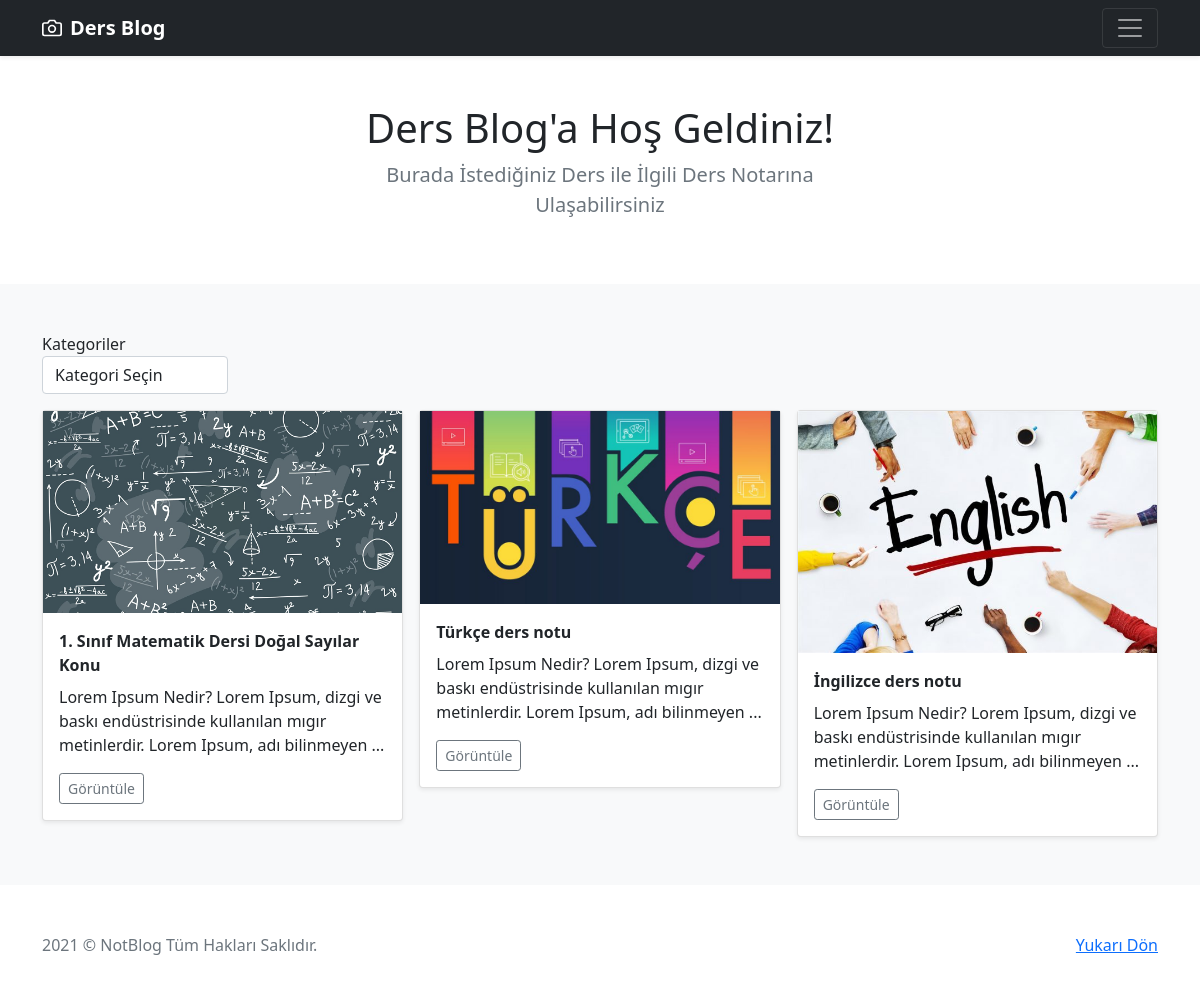
The page / on the database its author committed.
### tables this page shows
CREATE TABLE IF NOT EXISTS `notlar` (
  `not_id` int(10) UNSIGNED NOT NULL AUTO_INCREMENT,
  `kategori_adi` varchar(255) NOT NULL,
  `not_baslik` varchar(255) NOT NULL,
  `not_icerik` text NOT NULL,
  `not_resim` varchar(255) NOT NULL,
  `tarih` timestamp NOT NULL DEFAULT CURRENT_TIMESTAMP,
  PRIMARY KEY (`not_id`)
);

### index.php (the view, shortened to what this page needs)
<!doctype html>
	<html lang="tr">
	<head>
		<link href="https://cdn.jsdelivr.net/npm/bootstrap@5.0.0-beta1/dist/css/bootstrap.min.css" rel="stylesheet">
</head>
<body>
	<header>
		<div class="navbar navbar-dark bg-dark shadow-sm">
			<div class="container">
				<a href="index.php" class="navbar-brand d-flex align-items-center">
					<strong>Ders Blog</strong>
				</a>
				<button class="navbar-toggler" type="button" data-bs-toggle="collapse" data-bs-target="#navbarHeader" aria-controls="navbarHeader" aria-expanded="false" aria-label="Toggle navigation">
					<span class="navbar-toggler-icon"></span>
				</button>
			</div>
		</div>
	</header>
	<main>
		<section class="py-5 text-center container">
			<div class="row ">
				<div class="col-lg-6 col-md-8 mx-auto">
					<h1 class="fw-light">Ders Blog'a Hoş Geldiniz!</h1>
					<p class="lead text-muted">Burada İstediğiniz Ders ile İlgili Ders Notarına Ulaşabilirsiniz</p>
				</div>
			</div>
		</section>
		<div class="album py-5 bg-light">
			<div class="container">
				<?php
				include 'diger/veritabani.php';
				?>
				<div class="form-group col-md-2 ml-auto mb-3">
					<label for="kategori_adi">Kategoriler</label>
					<select name="kategori_adi" id="kategori_adi" class="form-control" onChange="window.location.href=this.value">
						<option value="">Kategori Seçin</option>
					</select>
				</div>
				<div class="row row-cols-1 row-cols-sm-2 row-cols-md-3 g-3">
					<?php
					if (isset($_GET['kategori'])) {
						$query = $db->query("SELECT * FROM notlar WHERE kategori_adi = '{$_GET['kategori']}'", PDO::FETCH_ASSOC);
					}
					else{
						$query = $db->query("SELECT * FROM notlar", PDO::FETCH_ASSOC);
					}
					if ( $query->rowCount() ){
						foreach( $query as $row ){
							?>
							<div class="col">
								<div class="card shadow-sm">
									<img src="admin/<?=$row['not_resim']?>">
									<div class="card-body">
										<div class="card-title">
											<b><?=$row['not_baslik']?></b>
										</div>
										<p class="card-text"><?=substr($row['not_icerik'], 0,126).'...'?></p>
										<div class="d-flex justify-content-between align-items-center">
											<div class="btn-group">
												<a href="sayfalar/detay.php?id=<?=$row['not_id']?>"><button type="button" class="btn btn-sm btn-outline-secondary">Görüntüle</button></a>
											</div>
										</div>
									</div>
								</div>
							</div>
							<?php
						}
					}
					else{
						?>
						<div class="col-6 mx-auto p-3">
							<p>Bu kategoriye ait bir ders notu bulunamadı</p>
						</div>
						<?php
					}
					?>
				</div>
			</div>
		</div>
	</main>
	<footer class="text-muted py-5">
		<div class="container">
			<p class="float-end mb-1">
				<a href="#">Yukarı Dön</a>
			</p>
			<p class="mb-1">2021 &copy; NotBlog Tüm Hakları Saklıdır.</p>
		</div>
	</footer>
</body>
</html>

### rows shown on the page
notlar: shows a picture, not_baslik "1. Sınıf Matematik Dersi Doğal Sayılar Konu", not_icerik "Lorem Ipsum Nedir? Lorem Ipsum, dizgi ve baskı endüstrisinde kullanılan mıgır metinlerdir. Lorem Ipsum, adı bilinmeyen"
notlar: shows a picture, not_baslik "Türkçe ders notu", not_icerik "Lorem Ipsum Nedir? Lorem Ipsum, dizgi ve baskı endüstrisinde kullanılan mıgır metinlerdir. Lorem Ipsum, adı bilinmeyen"
notlar: shows a picture, not_baslik "İngilizce ders notu", not_icerik "Lorem Ipsum Nedir? Lorem Ipsum, dizgi ve baskı endüstrisinde kullanılan mıgır metinlerdir. Lorem Ipsum, adı bilinmeyen"
